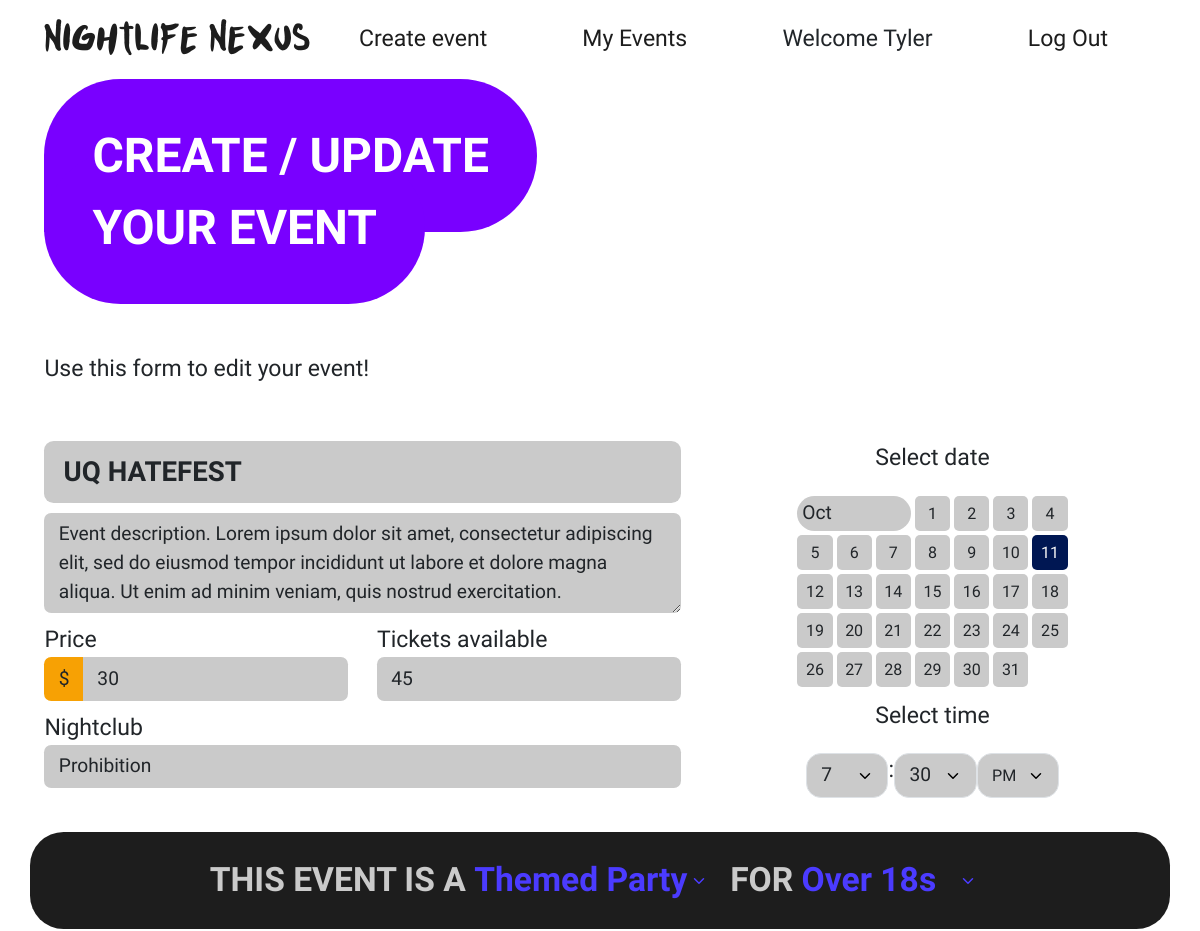
/events/1/edit (signed in, upper part), run on an earlier commit of the app's database.
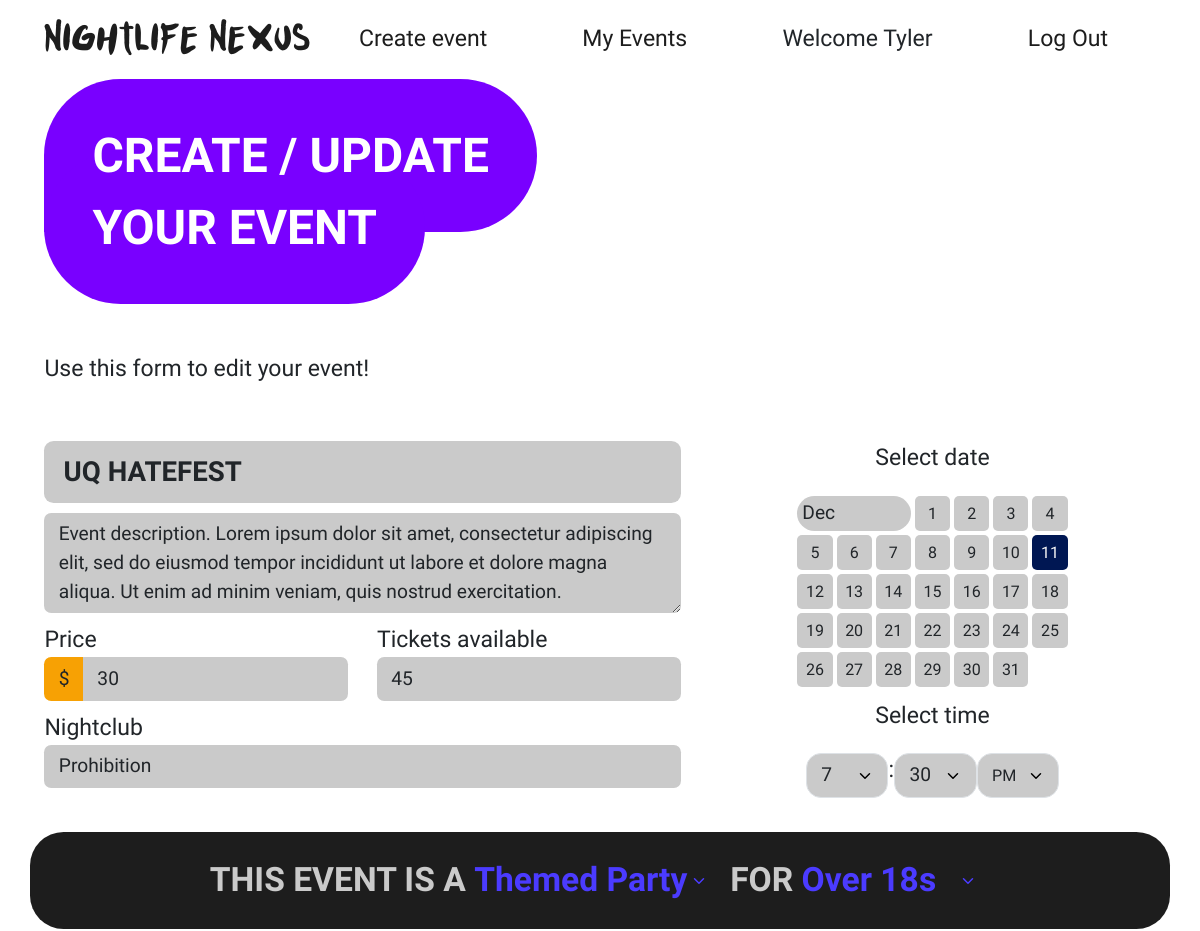
And on a later commit of the database.
### website/models.py (models this page shows)
class Events(db.Model):
    __tablename__ = 'events'
    id = db.Column(db.Integer, primary_key=True)
    title = db.Column(db.String(50), nullable=False)
    desc = db.Column(db.String(200), nullable=False)
    image = db.Column(db.String(100), nullable=False)  # Store the image file path
    date = db.Column(db.Integer, nullable=False)       # Store the selected date of the event
    month = db.Column(db.String(3), nullable=False)    # Store the selected month ('Jan', 'Feb')
    nightclub = db.Column(db.String(50), nullable=False)
    event_type = db.Column(db.String(50), nullable=False)
    age_range = db.Column(db.String(50), nullable=False)
    user_id = db.Column(db.Integer, db.ForeignKey('users.id'))
    time = db.Column(db.String(7), nullable=False)
    price = db.Column(db.Float(2), nullable=False)
    tickets = db.Column(db.Integer, nullable=False)

### website/events.py (the view, shortened to what this page needs)
@event_bp.route('/<id>/edit', methods=['GET','POST'])
@login_required
def edit(id):
  action = url_for('events.edit', id=id)
  event = db.session.query(Events).filter(Events.id == id).first()
  if event.user_id != current_user.id:
     flash('Error: Logged in user is not the creator for this event')
     return redirect(url_for('events.show', id=id))
  else:
    setattr(event, 'hour', event.time[:-5])
    setattr(event, 'minute', event.time[-4:-2])
    setattr(event, 'ampm', event.time[-2:])
    edit = CreateEventForm(request.form, obj=event)
    image = event.image[12:]
    edit.populate_obj(event)
  return render_template('events/create.html', form=edit, image=image, action=action)

### website/__init__.py (called while the page is built)
def create_app():
    app = Flask(__name__)  # This is the name of the module/package that is calling this app
    app.debug = True
    app.secret_key = 'somesecretkey'
    app.config['SQLALCHEMY_DATABASE_URI'] = 'sqlite:///event_booking.db'  # Use one database
    app.config['SQLALCHEMY_TRACK_MODIFICATIONS'] = False  # To suppress SQLAlchemy warning
    db.init_app(app)
    Bootstrap5(app)
    login_manager = LoginManager()
    login_manager.login_view = 'auth.login'
    login_manager.init_app(app)
    from .models import User
    @login_manager.user_loader
    def load_user(user_id):
        return db.session.scalar(db.select(User).where(User.id == user_id))
    from . import views
    app.register_blueprint(views.main_bp)
    from . import events
    app.register_blueprint(events.event_bp)
    from . import auth
    app.register_blueprint(auth.auth_bp)
    return app

### website/templates/events/create.html (shortened to what this page needs)
{% extends 'base.html' %}
{% block content %}
        <div class="container create">
            <form action="{{ action }}" method="POST" enctype="multipart/form-data">
                <div class="row">
                    <div class="col-md-7">
                        <h1 class="header-h1">Create / Update</h1>
                        <h1 class="header-h1">Your event</h1>
                        <p>Use this form to {% if image %}edit{% else %}create{% endif %} your event!</p>
                    </div>
                </div>
                <br>
                <div class="row">
                    <div class="col-md-7 d-flex flex-column">
                        {{ form.title(class="form-control form-control-lg", placeholder="Event title") }}
                        {{ form.desc(class="form-control flex-fill", placeholder="Description...") }}
                        <div class="row">
                            <div class="col-md-6">
                                <label for="price">Price</label>
                                <div class="input-group">
                                    <span class="input-group-text">$</span>
                                    {{ form.price(class="form-control", placeholder="Amount", step="0.01", min=0) }}
                                </div>
                            </div>
                            <div class="col-md-6">
                                <label for="tickets">Tickets available</label>
                                {{ form.tickets(class="form-control", placeholder="Amount", min=0)}}
                            </div>
                        </div>
                        <label for="nightclub">Nightclub</label>
                        {{ form.nightclub(class="form-control") }}
                    </div>
                    <div class="col-md-5 d-flex flex-column align-items-center">
                        <p>Select date</p>
                        <table class="calendar btn-group" role="group">
                            <tr>
                                <td colspan="3">
                                    {{ form.month(class="form-select") }}
                                </td>
                                {% for subfield in form.date %}
                                    <td>
                                        {{ subfield }}{{ subfield.label }}
                                    </td>
                                    {% if loop.index0 % 7 == 3 %}
                                        </tr><tr>
                                    {% elif loop.last %}
                                        </tr>
                                    {% endif %}
                                {% endfor %}
                        </table>
                        <p>Select time</p>
                        <div class="d-flex datetime">
                            {{ form.hour(class="form-select") }}
                            <span>:</span>
                            {{ form.minute(class="form-select") }}
                            {{ form.ampm(class="form-select", id="time-format") }}
                        </div>
                    </div>
                </div>
                <div class="row">
                    <h3 class="filter">This event is a
                        {{ form.event_type(class="form-select") }}
                        for
                        {{ form.age_range(class="form-select")}}
                    </h3>
                </div>
            </form>
        </div>
{% endblock %}

What changed in the data, as far as the page shows it:
changed Events "UQ Hatefest": month "Oct" → "Dec"
